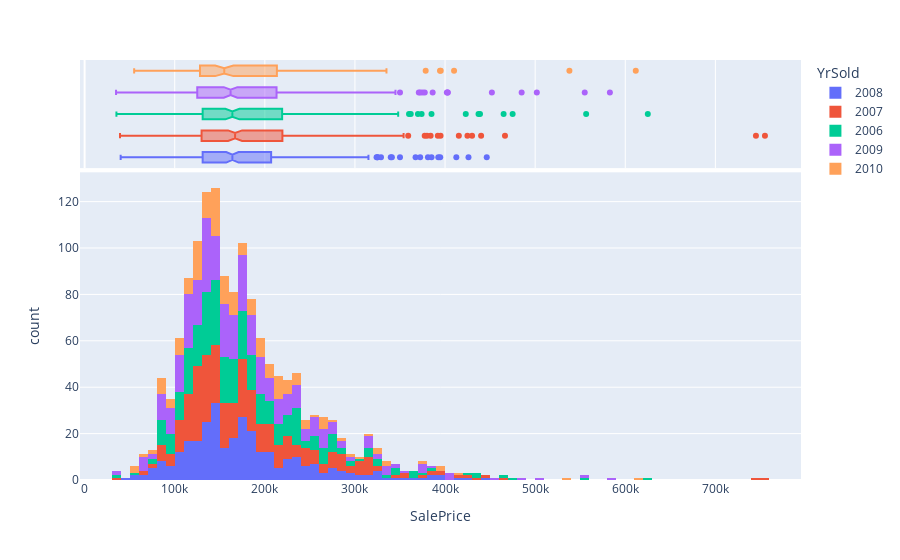

The notebook cell saved with this chart:
### Markdown cell above
##### There are few features in our dataset which can be combined to create new features, that might be usefeul to our models in our overall prediction. Hence, we decided to observe, analyse few such features to understand their relationship with Target Variable and other features of the dataset to generate new features.

### Code cell
import plotly.express as px
fig = px.histogram(copy_train, x='SalePrice',color='YrSold',marginal="box") 
fig.show()

### Figure 1 — Plotly figure (JSON) as saved in the notebook; plotly's stock layout.template omitted (floating-point values rounded to 4 significant figures; data arrays with more than 128 entries replaced by an {"elided": "..."} marker saying what was removed)
{"data": [{"alignmentgroup": "True", "bingroup": "x", "hovertemplate": "YrSold=2008<br>SalePrice=%{x}<br>count=%{y}<extra></extra>", "legendgroup": "2008", "marker": {"color": "#636efa", "pattern": {"shape": ""}}, "name": "2008", "offsetgroup": "2008", "orientation": "v", "showlegend": true, "type": "histogram", "x": {"elided": "304 int values"}, "xaxis": "x", "yaxis": "y"}, {"alignmentgroup": "True", "hovertemplate": "YrSold=2008<br>SalePrice=%{x}<extra></extra>", "legendgroup": "2008", "marker": {"color": "#636efa"}, "name": "2008", "notched": true, "offsetgroup": "2008", "showlegend": false, "type": "box", "x": {"elided": "304 int values"}, "xaxis": "x2", "yaxis": "y2"}, {"alignmentgroup": "True", "bingroup": "x", "hovertemplate": "YrSold=2007<br>SalePrice=%{x}<br>count=%{y}<extra></extra>", "legendgroup": "2007", "marker": {"color": "#EF553B", "pattern": {"shape": ""}}, "name": "2007", "offsetgroup": "2007", "orientation": "v", "showlegend": true, "type": "histogram", "x": {"elided": "329 int values"}, "xaxis": "x", "yaxis": "y"}, {"alignmentgroup": "True", "hovertemplate": "YrSold=2007<br>SalePrice=%{x}<extra></extra>", "legendgroup": "2007", "marker": {"color": "#EF553B"}, "name": "2007", "notched": true, "offsetgroup": "2007", "showlegend": false, "type": "box", "x": {"elided": "329 int values"}, "xaxis": "x2", "yaxis": "y2"}, {"alignmentgroup": "True", "bingroup": "x", "hovertemplate": "YrSold=2006<br>SalePrice=%{x}<br>count=%{y}<extra></extra>", "legendgroup": "2006", "marker": {"color": "#00cc96", "pattern": {"shape": ""}}, "name": "2006", "offsetgroup": "2006", "orientation": "v", "showlegend": true, "type": "histogram", "x": {"elided": "314 int values"}, "xaxis": "x", "yaxis": "y"}, {"alignmentgroup": "True", "hovertemplate": "YrSold=2006<br>SalePrice=%{x}<extra></extra>", "legendgroup": "2006", "marker": {"color": "#00cc96"}, "name": "2006", "notched": true, "offsetgroup": "2006", "showlegend": false, "type": "box", "x": {"elided": "314 int values"}, "xaxis": "x2", "yaxis": "y2"}, {"alignmentgroup": "True", "bingroup": "x", "hovertemplate": "YrSold=2009<br>SalePrice=%{x}<br>count=%{y}<extra></extra>", "legendgroup": "2009", "marker": {"color": "#ab63fa", "pattern": {"shape": ""}}, "name": "2009", "offsetgroup": "2009", "orientation": "v", "showlegend": true, "type": "histogram", "x": {"elided": "338 int values"}, "xaxis": "x", "yaxis": "y"}, {"alignmentgroup": "True", "hovertemplate": "YrSold=2009<br>SalePrice=%{x}<extra></extra>", "legendgroup": "2009", "marker": {"color": "#ab63fa"}, "name": "2009", "notched": true, "offsetgroup": "2009", "showlegend": false, "type": "box", "x": {"elided": "338 int values"}, "xaxis": "x2", "yaxis": "y2"}, {"alignmentgroup": "True", "bingroup": "x", "hovertemplate": "YrSold=2010<br>SalePrice=%{x}<br>count=%{y}<extra></extra>", "legendgroup": "2010", "marker": {"color": "#FFA15A", "pattern": {"shape": ""}}, "name": "2010", "offsetgroup": "2010", "orientation": "v", "showlegend": true, "type": "histogram", "x": {"elided": "175 int values"}, "xaxis": "x", "yaxis": "y"}, {"alignmentgroup": "True", "hovertemplate": "YrSold=2010<br>SalePrice=%{x}<extra></extra>", "legendgroup": "2010", "marker": {"color": "#FFA15A"}, "name": "2010", "notched": true, "offsetgroup": "2010", "showlegend": false, "type": "box", "x": {"elided": "175 int values"}, "xaxis": "x2", "yaxis": "y2"}], "layout": {"barmode": "relative", "legend": {"title": {"text": "YrSold"}, "tracegroupgap": 0}, "margin": {"t": 60}, "xaxis": {"anchor": "y", "domain": [0, 1], "title": {"text": "SalePrice"}}, "xaxis2": {"anchor": "y2", "domain": [0, 1], "matches": "x", "showgrid": true, "showticklabels": false}, "yaxis": {"anchor": "x", "domain": [0, 0.7326], "title": {"text": "count"}}, "yaxis2": {"anchor": "x2", "domain": [0.7426, 1], "matches": "y2", "showgrid": false, "showline": false, "showticklabels": false, "ticks": ""}}}
